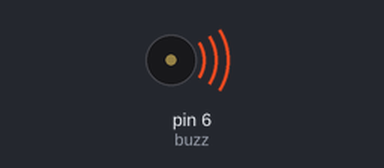
A sketch run on a simulated Arduino Uno, built with avr-gcc and run on an emulated ATmega328P. On the bench: buzzer (waves = sounding).

Above: at 0.2 s.
Timing chart, 0 to 12.4 s (numbered marks = the images above):
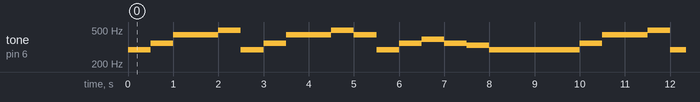

The sketch:

Melodia.ino
```cpp
//Doremi

//Aqui definimos a frequencia de cada nota essa frequencia na função tone cujo
//precisamos da frequencia apos especificarmos o pino no qual sera enviada a frequencia
// tone(pino,frequencia);
#define DO  262
#define RE  294
#define MI  330
#define FA  349
#define SOL  392
#define LA  440
#define SI  494
#define DO_2  523

int buzz = 6;

int melodia[] = {
 // SI, LA, FA, SI, LA, FA, SI, LA, MI, RE, MI// =>Canção da cura(majoras mask) 11 NOTAS(numero que sera colocado apos o 1<X)
 RE, FA, LA, LA, SI, RE, FA, LA, LA, SI, LA, RE, FA, SOL, FA, MI, RE //=>Serenata da Água (ocarina of time) 17 NOTAS

};

void setup()
{
  pinMode(buzz,OUTPUT);//Define o buzzer como saida
}

void loop()
{
  for(int i= 0; i<17; i++)//o numero apos o for(int i= 0; i<(numero de notas); i++)
  {
    tone(buzz,melodia[i]);//ele manda enviar uma frequecia para pino do buzzer que foi espesificada na varivel Melodia
    delay(500);
  }
  delay(1000);
}

//Sintaxe do comando "tone": https://www.arduino.cc/reference/pt/language/functions/advanced-io/tone/
```

Measured:
- by itself, tone on pin 6 (buzz): repeats every 9.5 s: 349 Hz 0.50 s, 440 Hz 1.0 s, 494 Hz 0.50 s, 294 Hz 0.50 s, 349 Hz 0.50 s, 440 Hz 1.0 s, 494 Hz 0.50 s, 440 Hz 0.50 s, 294 Hz 0.50 s, 349 Hz 0.50 s, 392 Hz 0.50 s, 349 Hz 0.50 s, 330 Hz 0.50 s, 294 Hz 2.0 s
